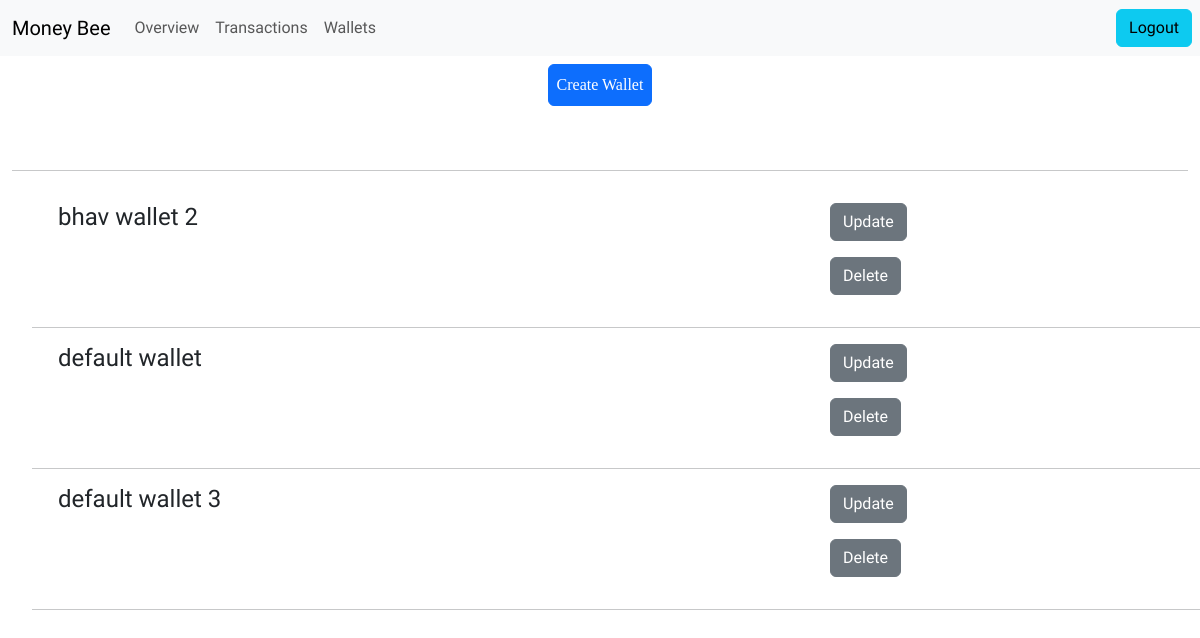
/personal/wallets (signed in), run on the app's committed database.
### expense_tracker/models.py (models this page shows, shortened)
class Wallet(models.Model):
    user = models.ForeignKey(
        User, on_delete=models.CASCADE
    )  # Link to the user's account
    name = models.CharField(max_length=100, default="default wallet")  # Wallet name
    balance = models.DecimalField(
        max_digits=10, decimal_places=2, default=0.00
    )  # Initial balance
    class Meta:
        unique_together = [('user', 'name')]

### expense_tracker/views.py (the view)
# urls.py: path('personal/wallets',views.ListWallet.as_view(),name="list_wallet"),
class ListWallet(ListView):
    model = Wallet
    context_object_name="wallets"
    def get_queryset(self):
        user = self.request.user
        queryset = super().get_queryset().filter(user=user)
        return queryset

### expense_tracker/templates/expense_tracker/wallet_list.html (shortened to what this page needs)
{% extends "expense_tracker/personal_home.html" %}
{% block content %}
<div class="container-fluid text-center align-items-center py-2">
    <div>
        <h1>
        <a href={% url 'create_wallet'  %} class="btn btn-primary mb-5 p-2">Create Wallet</a>
        </h1>
    </div>
    <hr>
</div>
<ul>
    {% for wallet in wallets %}
    <div class="container my-2">
        <div class="row">
            <div class="col-md-4">
                <h4>
                    {{ wallet.name }}
                </h4>
            </div>
            <div class="col-md-4">
            </div>
            <div class="col-md-4 d-fex flex-row">
                <div class="container">
                    <a href="{% url 'update_wallet' wallet.pk %}" class="btn btn-secondary">Update</a>
                </div>
                <div class="container">
                    <a href="{% url 'delete_wallet' wallet.pk %}" class="btn btn-secondary my-3">Delete</a>
                </div>
            </div>
        </div>
    </div>
    <hr>
    {% endfor %}
</ul>
{% endblock %}

### expense_tracker/static/expense_tracker/base.css (style rules this page uses)
:root { --font-source-sans: "Source Sans 3", sans-serif; --font-libre-baskerville: "Libre Baskerville", serif; }
body { font-family: var(--font-source-sans); }
*, *::before, *::after { box-sizing: border-box; }
h1, h2, h3 { font-family: var(--font-libre-baskerville); }
h4, h5, h6, p { font-family: var(--font-source-sans); }

### data on the page
Wallet: name "bhav wallet 2"
Wallet: name "default wallet"
Wallet: name "default wallet 3"
